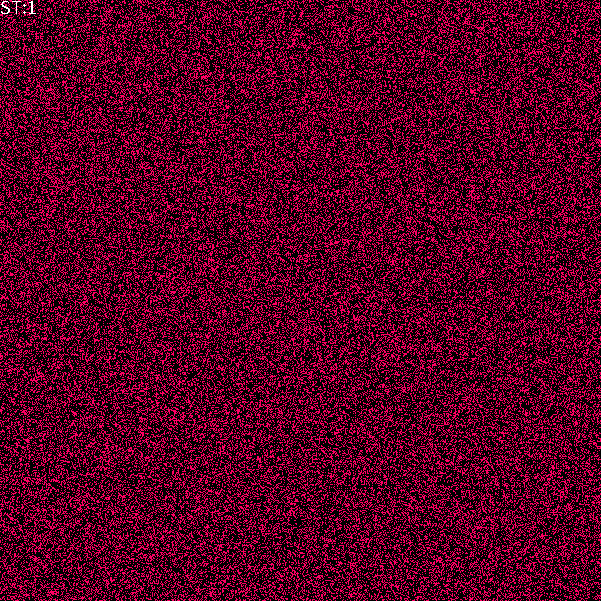
Frame 1 (no input)
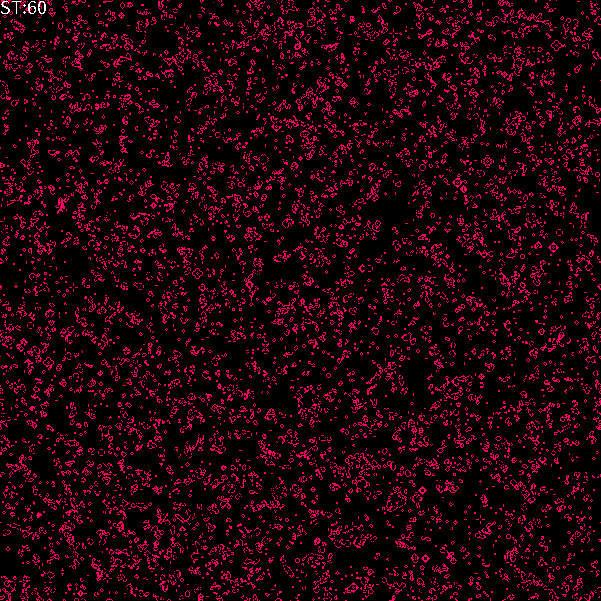
Frame 60 (the mouse pressed at the canvas centre just before this capture)
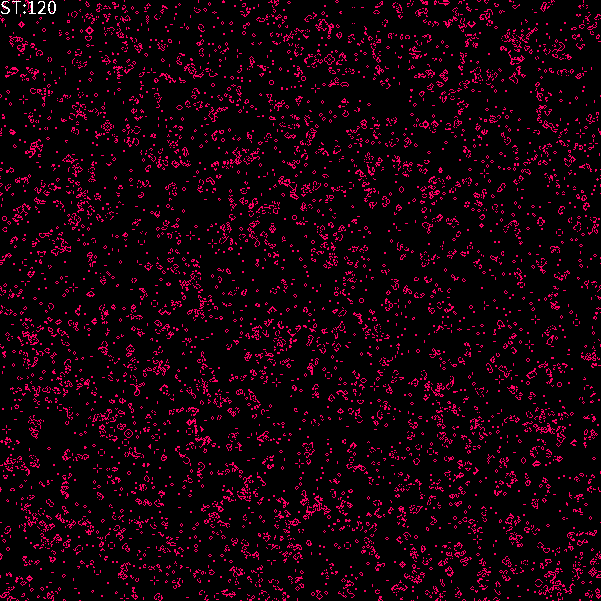
Frame 120 (the mouse held since frame 60 and released just before this capture)

The Processing sketch that drew these frames (run headless with seeded random() and noise(); from frame 60 on, the mouse is pressed at the canvas centre):

// Processing sketch: synchronic2Doflife
// ── synchronic2Doflife.pde
// "Min Max neighbors": Not too many neighbors, but not too few, but OPTIMAL!
// TWO-dimensional, SYNCHRONOUS, Moore, deterministic cellular automaton
//////////////////////////////////////////////////////////////////////////////
// See 233 (Conways Game of Life) or 123 & 234 - much more "biological"
final int WorldSide=601;//How many cells do we want in one line?
final float Dens=0.33;//0.5 or so also posible
final int   MinN=2;//Minimal number of neighbors required
final int   OptN=3;//The number of neighbors needed to revive the cell
final int   MaxN=3;//Maximal number of neighbors required

int[][] WorldOld=new int[WorldSide][WorldSide];//We need two arrays for the old  
int[][] WorldNew=new int[WorldSide][WorldSide];//and new state of the simulation

void setup()
{
  size(601,601);    //square window
  frameRate(160);  
  noSmooth();
  
  for(int i=0;i<WorldSide;i++) //Initialisation
    for(int j=0;j<WorldSide;j++) 
      if(random(1.0)<Dens)
        WorldOld[i][j]=1;
}

void visualisation()
{
  for(int i=0;i<WorldSide;i++)
    for(int j=0;j<WorldSide;j++)
    {
      if(WorldOld[i][j]>0) stroke(255,0,100);
      else           stroke(0);
      point(j,i);//the horizontal dimension of the array is the SECOND index
    }
}

int t=0;//Or use buildin "frameCount" instead 
void draw()
{  
  visualisation();
  
  for(int i=0;i<WorldSide;i++)//Now the cellular automaton state change
  {
       //RULE - Not too many neighbors, but not too few
       int right = (i+1) % WorldSide;          
       int left  = (WorldSide+i-1) % WorldSide;
       
       for(int j=0;j<WorldSide;j++) 
       {
         int dw=(j+1) % WorldSide;   
         int up=(WorldSide+j-1) % WorldSide;
         
         int live = WorldOld[left][j]
                 +  WorldOld[right][j]
                 +  WorldOld[i][up]
                 +  WorldOld[i][dw]    
                 +  WorldOld[left][up]
                 +  WorldOld[right][up]
                 +  WorldOld[left][dw]
                 +  WorldOld[right][dw]            
                 ;
         if(WorldOld[i][j]==0)
         {
           WorldNew[i][j]=(live == OptN ? 1:0);
         }
         else
         {
           WorldNew[i][j]=(MinN <= live && live <=MaxN ? 1:0 );//New state 
         }
       }
   }
   
   //Swap the arrays
   int[][] WorldTmp=WorldOld;
   WorldOld=WorldNew;
   WorldNew=WorldTmp;
   
   t++;//The next generation/step/year
   textSize(20);textAlign(LEFT,TOP);text("ST:"+t,0,0);
}

//https://github.com/borkowsk/bookProcessingEN/tree/main/08_2D_cellular/_synchronic/
